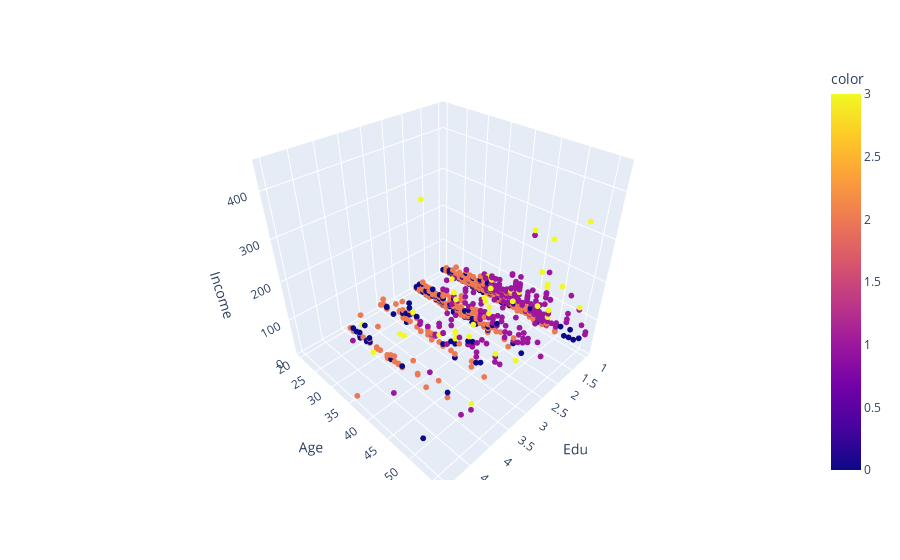

The notebook cell this image was saved under:
### Code cell
import plotly.express as px

# ===========================================
# Interactive 3D Scatter Plot: Customer Segmentation
# ===========================================

# Create a 3D scatter plot using Plotly Express:
#    - x-axis: Education ('Edu')
#    - y-axis: Age ('Age')
#    - z-axis: Income ('Income')
#    - Color: Cluster label (labels)
fig = px.scatter_3d(
    df,
    x='Edu',        # Education on x-axis
    y='Age',        # Age on y-axis
    z='Income',     # Income on z-axis
    color=labels    # Color points by cluster assignment
)

# Update marker size for visual clarity (small points)
fig.update_traces(marker=dict(size=2))

# Display the interactive plot
fig.show()

### Figure 1 — Plotly figure (JSON) as saved in the notebook; plotly's stock layout.template omitted (floating-point values rounded to 4 significant figures; data arrays with more than 128 entries replaced by an {"elided": "..."} marker saying what was removed)
{"data": [{"hovertemplate": "Edu=%{x}<br>Age=%{y}<br>Income=%{z}<br>color=%{marker.color}<extra></extra>", "legendgroup": "", "marker": {"color": {"elided": "850 int values"}, "coloraxis": "coloraxis", "size": 2, "symbol": "circle"}, "mode": "markers", "name": "", "scene": "scene", "showlegend": false, "type": "scatter3d", "x": {"elided": "850 int values"}, "y": {"elided": "850 int values"}, "z": {"elided": "850 int values"}}], "layout": {"coloraxis": {"colorbar": {"title": {"text": "color"}}, "colorscale": [[0, "#0d0887"], [0.1111, "#46039f"], [0.2222, "#7201a8"], [0.3333, "#9c179e"], [0.4444, "#bd3786"], [0.5556, "#d8576b"], [0.6667, "#ed7953"], [0.7778, "#fb9f3a"], [0.8889, "#fdca26"], [1, "#f0f921"]]}, "legend": {"tracegroupgap": 0}, "margin": {"t": 60}, "scene": {"domain": {"x": [0, 1], "y": [0, 1]}, "xaxis": {"title": {"text": "Edu"}}, "yaxis": {"title": {"text": "Age"}}, "zaxis": {"title": {"text": "Income"}}}}}
